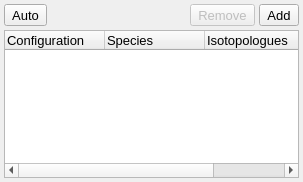
<?xml version="1.0" encoding="UTF-8"?>
<ui version="4.0">
 <class>IsotopologueRefListWidget</class>
 <widget class="QWidget" name="IsotopologueRefListWidget">
  <property name="geometry">
   <rect>
    <x>0</x>
    <y>0</y>
    <width>303</width>
    <height>182</height>
   </rect>
  </property>
  <property name="font">
   <font>
    <pointsize>10</pointsize>
   </font>
  </property>
  <property name="windowTitle">
   <string>Form</string>
  </property>
  <layout class="QVBoxLayout" name="verticalLayout">
   <property name="spacing">
    <number>4</number>
   </property>
   <property name="leftMargin">
    <number>4</number>
   </property>
   <property name="topMargin">
    <number>4</number>
   </property>
   <property name="rightMargin">
    <number>4</number>
   </property>
   <property name="bottomMargin">
    <number>4</number>
   </property>
   <item>
    <layout class="QHBoxLayout" name="horizontalLayout_4">
     <property name="spacing">
      <number>4</number>
     </property>
     <item>
      <widget class="QToolButton" name="AutoButton">
       <property name="sizePolicy">
        <sizepolicy hsizetype="Minimum" vsizetype="Fixed">
         <horstretch>0</horstretch>
         <verstretch>0</verstretch>
        </sizepolicy>
       </property>
       <property name="toolTip">
        <string>Automaticallly add entries for missing species based on the targetted configurations</string>
       </property>
       <property name="text">
        <string>Auto</string>
       </property>
       <property name="icon">
        <iconset resource="../main.qrc">
         <normaloff>:/menu/icons/menu_wizard.svg</normaloff>:/menu/icons/menu_wizard.svg</iconset>
       </property>
       <property name="iconSize">
        <size>
         <width>16</width>
         <height>16</height>
        </size>
       </property>
       <property name="toolButtonStyle">
        <enum>Qt::ToolButtonTextBesideIcon</enum>
       </property>
      </widget>
     </item>
     <item>
      <spacer name="horizontalSpacer_2">
       <property name="orientation">
        <enum>Qt::Horizontal</enum>
       </property>
       <property name="sizeHint" stdset="0">
        <size>
         <width>40</width>
         <height>20</height>
        </size>
       </property>
      </spacer>
     </item>
     <item>
      <widget class="QToolButton" name="RemoveButton">
       <property name="enabled">
        <bool>false</bool>
       </property>
       <property name="sizePolicy">
        <sizepolicy hsizetype="Minimum" vsizetype="Fixed">
         <horstretch>0</horstretch>
         <verstretch>0</verstretch>
        </sizepolicy>
       </property>
       <property name="toolTip">
        <string>Remove the currently-selected isotopologue reference</string>
       </property>
       <property name="text">
        <string>Remove</string>
       </property>
       <property name="icon">
        <iconset resource="../main.qrc">
         <normaloff>:/general/icons/general_remove.svg</normaloff>:/general/icons/general_remove.svg</iconset>
       </property>
       <property name="iconSize">
        <size>
         <width>16</width>
         <height>16</height>
        </size>
       </property>
       <property name="shortcut">
        <string>Return</string>
       </property>
       <property name="toolButtonStyle">
        <enum>Qt::ToolButtonTextBesideIcon</enum>
       </property>
      </widget>
     </item>
     <item>
      <widget class="QToolButton" name="AddButton">
       <property name="sizePolicy">
        <sizepolicy hsizetype="Minimum" vsizetype="Fixed">
         <horstretch>0</horstretch>
         <verstretch>0</verstretch>
        </sizepolicy>
       </property>
       <property name="toolTip">
        <string>Add a new isotopologue reference</string>
       </property>
       <property name="text">
        <string>Add</string>
       </property>
       <property name="icon">
        <iconset resource="../main.qrc">
         <normaloff>:/general/icons/general_add.svg</normaloff>:/general/icons/general_add.svg</iconset>
       </property>
       <property name="iconSize">
        <size>
         <width>16</width>
         <height>16</height>
        </size>
       </property>
       <property name="toolButtonStyle">
        <enum>Qt::ToolButtonTextBesideIcon</enum>
       </property>
      </widget>
     </item>
    </layout>
   </item>
   <item>
    <widget class="QTreeWidget" name="IsotopologueTree">
     <property name="editTriggers">
      <set>QAbstractItemView::AllEditTriggers</set>
     </property>
     <property name="selectionBehavior">
      <enum>QAbstractItemView::SelectRows</enum>
     </property>
     <column>
      <property name="text">
       <string>Configuration</string>
      </property>
     </column>
     <column>
      <property name="text">
       <string>Species</string>
      </property>
     </column>
     <column>
      <property name="text">
       <string>Isotopologues</string>
      </property>
     </column>
     <column>
      <property name="text">
       <string>Relative Weight</string>
      </property>
     </column>
    </widget>
   </item>
  </layout>
 </widget>
 <resources>
  <include location="../main.qrc"/>
 </resources>
 <connections/>
</ui>
